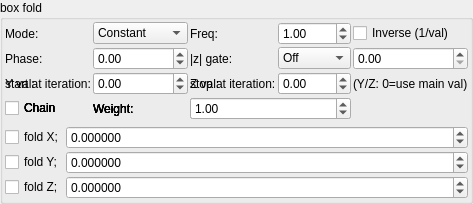
    <widget class="QGroupBox" name="groupBox_2">
     <property name="title">
      <string>box fold</string>
     </property>
     <layout class="QVBoxLayout" name="verticalLayout_6">
      <property name="leftMargin">
       <number>2</number>
      </property>
      <property name="topMargin">
       <number>2</number>
      </property>
      <property name="rightMargin">
       <number>2</number>
      </property>
      <property name="bottomMargin">
       <number>2</number>
      </property>
      <item>
       <layout class="QGridLayout" name="gridLayout_86">
        <property name="spacing">
         <number>2</number>
        </property>
        <item row="3" column="0">
         <widget class="QLabel" name="label_78">
          <property name="text">
           <string>start at iteration:</string>
          </property>
         </widget>
        </item>
        <item row="3" column="1">
         <widget class="MySpinBox" name="spinboxInt_transf_start_iterations_B">
          <property name="sizePolicy">
           <sizepolicy hsizetype="Minimum" vsizetype="Maximum">
            <horstretch>0</horstretch>
            <verstretch>0</verstretch>
           </sizepolicy>
          </property>
          <property name="minimum">
           <number>0</number>
          </property>
          <property name="maximum">
           <number>999</number>
          </property>
          <property name="value">
           <number>0</number>
          </property>
         </widget>
        </item>
        <item row="3" column="2">
         <widget class="QLabel" name="label_58">
          <property name="text">
           <string>stop at iteration:</string>
          </property>
         </widget>
        </item>
        <item row="3" column="3">
         <widget class="MySpinBox" name="spinboxInt_transf_stop_iterations_B">
          <property name="sizePolicy">
           <sizepolicy hsizetype="Preferred" vsizetype="Maximum">
            <horstretch>0</horstretch>
            <verstretch>0</verstretch>
           </sizepolicy>
          </property>
          <property name="maximum">
           <number>999</number>
          </property>
         </widget>
        </item>
      <item row="1" column="0">
       <widget class="QLabel"><property name="text"><string>Mode:</string></property></widget>
      </item>
      <item row="1" column="1">
       <widget class="MyComboBox" name="comboBox_transf_multiplier_value_mode_1">
        <item><property name="text"><string notr="true">Constant</string></property></item>
        <item><property name="text"><string notr="true">Sine</string></property></item>
        <item><property name="text"><string notr="true">Ramp</string></property></item>
        <item><property name="text"><string notr="true">Exponential</string></property></item>
        <item><property name="text"><string notr="true">Triangle</string></property></item>
        <item><property name="text"><string notr="true">Square</string></property></item>
        <item><property name="text"><string notr="true">Smoothstep</string></property></item>
        <item><property name="text"><string notr="true">Noise</string></property></item>
        <item><property name="text"><string notr="true">Ping-pong</string></property></item>
        <item><property name="text"><string notr="true">Stepped</string></property></item>
       </widget>
      </item>
      <item row="1" column="2">
       <widget class="QLabel"><property name="text"><string>Freq:</string></property></widget>
      </item>
      <item row="1" column="3">
       <widget class="MyDoubleSpinBox" name="spinbox_transf_multiplier_frequency_1">
        <property name="minimum"><double>0.01</double></property><property name="maximum"><double>100.0</double></property>
        <property name="singleStep"><double>0.1</double></property><property name="value"><double>1.0</double></property>
       </widget>
      </item>
      <item row="1" column="4" colspan="2">
       <widget class="MyCheckBox" name="checkBox_transf_multiplier_inverse_1">
        <property name="text"><string>Inverse (1/val)</string></property>
       </widget>
      </item>
      <item row="2" column="0">
       <widget class="QLabel"><property name="text"><string>Phase:</string></property></widget>
      </item>
      <item row="2" column="1">
       <widget class="MyDoubleSpinBox" name="spinbox_transf_multiplier_phase_1">
        <property name="minimum"><double>-10.0</double></property><property name="maximum"><double>10.0</double></property>
        <property name="singleStep"><double>0.1</double></property><property name="value"><double>0.0</double></property>
       </widget>
      </item>
      <item row="2" column="2">
       <widget class="QLabel"><property name="text"><string>|z| gate:</string></property></widget>
      </item>
      <item row="2" column="3">
       <widget class="MyComboBox" name="comboBox_transf_multiplier_threshold_mode_1">
        <item><property name="text"><string notr="true">Off</string></property></item>
        <item><property name="text"><string notr="true">&gt; thresh</string></property></item>
        <item><property name="text"><string notr="true">&lt; thresh</string></property></item>
       </widget>
      </item>
      <item row="2" column="4" colspan="2">
       <widget class="MyDoubleSpinBox" name="spinbox_transf_multiplier_threshold_1">
        <property name="minimum"><double>0.0</double></property><property name="maximum"><double>1000.0</double></property>
        <property name="singleStep"><double>0.1</double></property><property name="value"><double>0.0</double></property>
       </widget>
      </item>
      <item row="3" column="0">
       <widget class="QLabel"><property name="text"><string>Y val:</string></property></widget>
      </item>
      <item row="3" column="1">
       <widget class="MyDoubleSpinBox" name="spinbox_transf_multiplier_scale_y_1">
        <property name="minimum"><double>-100.0</double></property><property name="maximum"><double>100.0</double></property>
        <property name="singleStep"><double>0.01</double></property><property name="value"><double>0.0</double></property>
       </widget>
      </item>
      <item row="3" column="2">
       <widget class="QLabel"><property name="text"><string>Z val:</string></property></widget>
      </item>
      <item row="3" column="3">
       <widget class="MyDoubleSpinBox" name="spinbox_transf_multiplier_scale_z_1">
        <property name="minimum"><double>-100.0</double></property><property name="maximum"><double>100.0</double></property>
        <property name="singleStep"><double>0.01</double></property><property name="value"><double>0.0</double></property>
       </widget>
      </item>
      <item row="3" column="4" colspan="2">
       <widget class="QLabel"><property name="text"><string notr="true">(Y/Z: 0=use main val)</string></property></widget>
      </item>
      <item row="4" column="0">
       <widget class="MyCheckBox" name="checkBox_transf_multiplier_chain_5">
        <property name="text"><string>Chain</string></property>
       </widget>
      </item>
      <item row="4" column="1">
       <widget class="QLabel"><property name="text"><string>Weight:</string></property></widget>
      </item>
      <item row="4" column="2" colspan="2">
       <widget class="MyDoubleSpinBox" name="spinbox_transf_multiplier_weight_5">
        <property name="minimum"><double>0.0</double></property><property name="maximum"><double>10.0</double></property>
        <property name="singleStep"><double>0.1</double></property><property name="value"><double>1.0</double></property>
       </widget>
      </item>
      <item row="4" column="0">
       <widget class="MyCheckBox" name="checkBox_transf_multiplier_chain_4">
        <property name="text"><string>Chain</string></property>
       </widget>
      </item>
      <item row="4" column="1">
       <widget class="QLabel"><property name="text"><string>Weight:</string></property></widget>
      </item>
      <item row="4" column="2" colspan="2">
       <widget class="MyDoubleSpinBox" name="spinbox_transf_multiplier_weight_4">
        <property name="minimum"><double>0.0</double></property><property name="maximum"><double>10.0</double></property>
        <property name="singleStep"><double>0.1</double></property><property name="value"><double>1.0</double></property>
       </widget>
      </item>
      <item row="4" column="0">
       <widget class="MyCheckBox" name="checkBox_transf_multiplier_chain_3">
        <property name="text"><string>Chain</string></property>
       </widget>
      </item>
      <item row="4" column="1">
       <widget class="QLabel"><property name="text"><string>Weight:</string></property></widget>
      </item>
      <item row="4" column="2" colspan="2">
       <widget class="MyDoubleSpinBox" name="spinbox_transf_multiplier_weight_3">
        <property name="minimum"><double>0.0</double></property><property name="maximum"><double>10.0</double></property>
        <property name="singleStep"><double>0.1</double></property><property name="value"><double>1.0</double></property>
       </widget>
      </item>
      <item row="4" column="0">
       <widget class="MyCheckBox" name="checkBox_transf_multiplier_chain_2">
        <property name="text"><string>Chain</string></property>
       </widget>
      </item>
      <item row="4" column="1">
       <widget class="QLabel"><property name="text"><string>Weight:</string></property></widget>
      </item>
      <item row="4" column="2" colspan="2">
       <widget class="MyDoubleSpinBox" name="spinbox_transf_multiplier_weight_2">
        <property name="minimum"><double>0.0</double></property><property name="maximum"><double>10.0</double></property>
        <property name="singleStep"><double>0.1</double></property><property name="value"><double>1.0</double></property>
       </widget>
      </item>
      <item row="4" column="0">
       <widget class="MyCheckBox" name="checkBox_transf_multiplier_chain_1">
        <property name="text"><string>Chain</string></property>
       </widget>
      </item>
      <item row="4" column="1">
       <widget class="QLabel"><property name="text"><string>Weight:</string></property></widget>
      </item>
      <item row="4" column="2" colspan="2">
       <widget class="MyDoubleSpinBox" name="spinbox_transf_multiplier_weight_1">
        <property name="minimum"><double>0.0</double></property><property name="maximum"><double>10.0</double></property>
        <property name="singleStep"><double>0.1</double></property><property name="value"><double>1.0</double></property>
       </widget>
      </item>
       </layout>
      </item>
      <item>
       <layout class="QGridLayout" name="gridLayout_33" columnstretch="0,1">
        <property name="spacing">
         <number>2</number>
        </property>
        <item row="0" column="1">
         <widget class="MyDoubleSpinBox" name="spinbox3_transf_addition_constant_111_x">
          <property name="sizePolicy">
           <sizepolicy hsizetype="Minimum" vsizetype="Maximum">
            <horstretch>0</horstretch>
            <verstretch>0</verstretch>
           </sizepolicy>
          </property>
          <property name="prefix">
           <string/>
          </property>
          <property name="decimals">
           <number>6</number>
          </property>
          <property name="minimum">
           <double>-99.989999999999995</double>
          </property>
          <property name="singleStep">
           <double>0.100000000000000</double>
          </property>
         </widget>
        </item>
        <item row="1" column="1">
         <widget class="MyDoubleSpinBox" name="spinbox3_transf_addition_constant_111_y">
          <property name="sizePolicy">
           <sizepolicy hsizetype="Minimum" vsizetype="Maximum">
            <horstretch>0</horstretch>
            <verstretch>0</verstretch>
           </sizepolicy>
          </property>
          <property name="decimals">
           <number>6</number>
          </property>
          <property name="minimum">
           <double>-99.989999999999995</double>
          </property>
          <property name="maximum">
           <double>99.989999999999995</double>
          </property>
          <property name="singleStep">
           <double>0.100000000000000</double>
          </property>
         </widget>
        </item>
        <item row="2" column="1">
         <widget class="MyDoubleSpinBox" name="spinbox3_transf_addition_constant_111_z">
          <property name="enabled">
           <bool>true</bool>
          </property>
          <property name="sizePolicy">
           <sizepolicy hsizetype="Minimum" vsizetype="Maximum">
            <horstretch>0</horstretch>
            <verstretch>0</verstretch>
           </sizepolicy>
          </property>
          <property name="decimals">
           <number>6</number>
          </property>
          <property name="minimum">
           <double>-99.989999999999995</double>
          </property>
          <property name="maximum">
           <double>99.989999999999995</double>
          </property>
          <property name="singleStep">
           <double>0.100000000000000</double>
          </property>
         </widget>
        </item>
        <item row="0" column="0">
         <widget class="MyCheckBox" name="checkBox_transf_function_enabledBx_false">
          <property name="text">
           <string notr="true">fold X;</string>
          </property>
         </widget>
        </item>
        <item row="1" column="0">
         <widget class="MyCheckBox" name="checkBox_transf_function_enabledBy_false">
          <property name="text">
           <string notr="true">fold Y;</string>
          </property>
         </widget>
        </item>
        <item row="2" column="0">
         <widget class="MyCheckBox" name="checkBox_transf_function_enabledBz_false">
          <property name="text">
           <string notr="true">fold Z;</string>
          </property>
         </widget>
        </item>
       </layout>
      </item>
     </layout>
    </widget>
